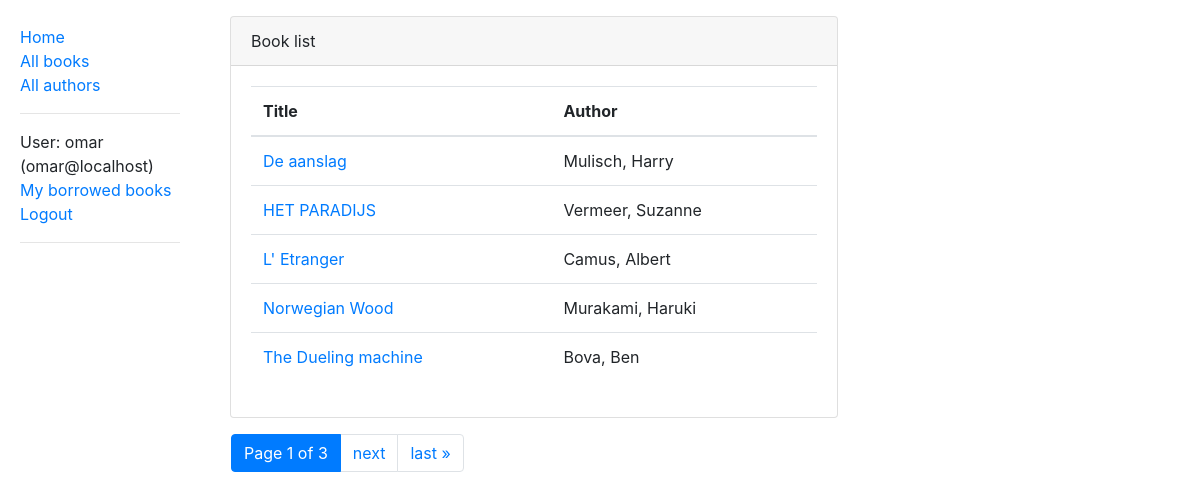
Before: /catalog/books/ (signed in) with the older database file.
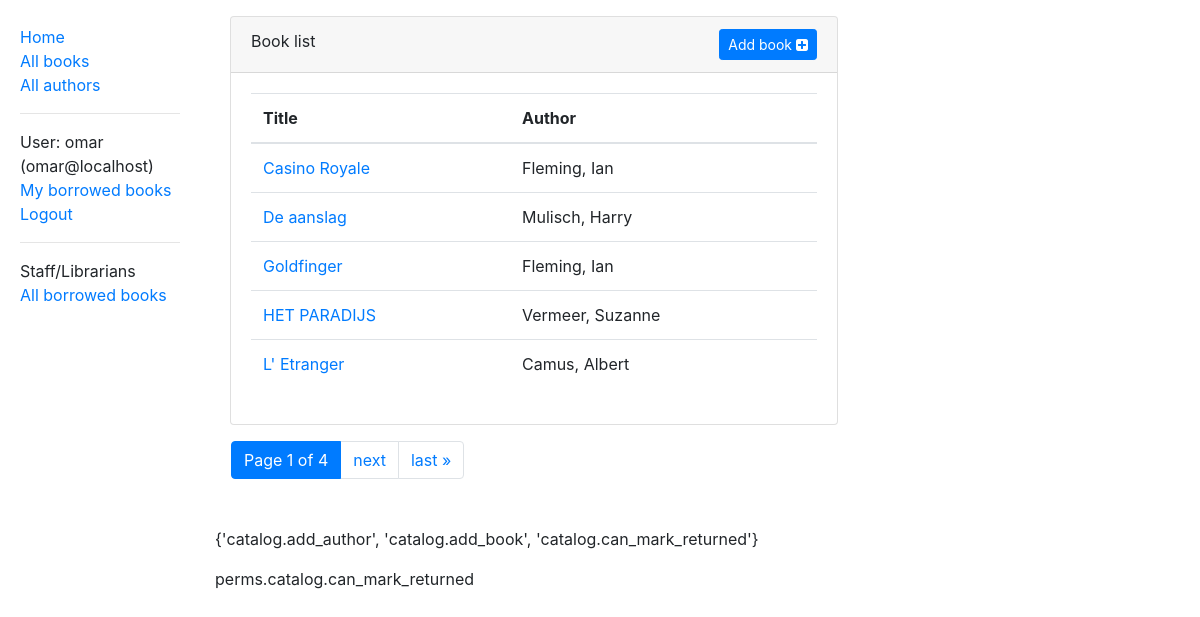
After: the same page with the newer database file.
### catalog/models.py (models this page shows, shortened)
class Book(models.Model):
    title = models.CharField(max_length=200)
    author = models.ForeignKey('Author', on_delete=models.SET_NULL, null=True)
    summary = models.TextField(max_length=1000, help_text='Enter a brief description of the book')
    isbn = models.CharField('ISBN', max_length=13,
                            help_text='13 Character <a href="https://www.isbn-international.org/content/what-isbn">ISBN number</a>')
    genre = models.ManyToManyField(Genre, help_text='Select a genre for this book')
    language = models.ForeignKey('Language', on_delete=models.SET_NULL, null=True)
    def display_genre(self):
        """Create a string for the Genre. This is required to display genre in Admin."""
        return ', '.join([genre.name for genre in self.genre.all()[:3]])
    display_genre.short_description = 'Genre'
    def get_absolute_url(self):
        return reverse('book-detail', args=[str(self.id)])

class Author(models.Model):
    first_name = models.CharField(max_length=100)
    last_name = models.CharField(max_length=100)
    date_of_birth = models.DateField(null=True, blank=True)
    date_of_death = models.DateField('Died', null=True, blank=True)
    class Meta:
        ordering = ['last_name', 'first_name']
    def __str__(self):
        return f'{self.last_name}, {self.first_name}'

### catalog/views.py (the view, shortened to what this page needs)
# urls.py: path('books/', views.BookListView.as_view(), name='books'),
class BookListView(LoginRequiredMixin,
                   ListView):
    model = Book
    template_name = 'catalog/book_list.html'
    paginate_by = 5
    raise_exception = True
    permission_denied_message = "Hush hush !! "
    def get_queryset(self):
        print("BookListView::get_queryset()")
        return Book.objects.all().order_by('title')[:25] # Get 25 books containing the title war
    def get_template_names(self):
        print('BookListView::get_template_names()')
        return [self.template_name]
    def dispatch(self, *args, **kwargs):
        print('BookListView::dispatch()')
        print(f"BookListView::self.request.user: {self.request.user}")
        print(f"BookListView::self.template_name: {self.template_name}")
        print(f"BookListView::self.template_name: {self.template_name}")
        self.user_permissions = list(Permission.objects.filter(group__user=self.request.user).values_list('codename', flat=True))
        print(self.user_permissions)
        return super().dispatch(*args, **kwargs)
    def get(self, request, *args, **kwargs):
        print("BookListView::get()")
        print(f"BookListView::request.user: {request.user}")
        print(f"BookListView::self.template_name: {self.template_name}")
        return super().get(request, *args, **kwargs)
    def get_context_data(self, **kwargs):
        print("BookListView::get_context_data()")
        context = super(BookListView, self).get_context_data(**kwargs)
        context['user_permissions'] = self.user_permissions
        return context

### catalog/templates/catalog/book_list.html (shortened to what this page needs)
{% extends 'base_generic.html' %}
{% load crispy_forms_tags %}
{% block content %}
    <div class="container-fluid mt-3">
    <div class="card" style="width:38rem;">
        <div class="card-header">
            Book list
            {% if 'add_book' in user_permissions %}
            <a href="{% url 'book-create' %}" class="btn btn-primary btn-sm float-right" role="button">Add book
                <i class="fa fa-plus-square" aria-hidden="true"></i>
            </a>
            {% endif %}
        </div>
        <div class="card-body">
        {% if book_list %}
            <table class="table">
                <thead>
                    <tr>
                        <th>Title</th>
                        <th>Author</th>
                    </tr>
                </thead>
                <tbody>
                {% for book in book_list %}
                    <tr>
                        <td>
                        <a href="{{  book.get_absolute_url }}">{{ book.title }}</a>
                        </td>
                        <td>{{ book.author }}</td>
                    </tr>
                {% endfor %}
                </tbody>
            </table>
        {% else %}
            <p>There are no books in the library.</p>
        {% endif %}
        </div>
    </div>
    </div>
{% endblock %}

### templates/base_generic.html (shortened to what this page needs)
    {% load bootstrap4 %}
<!DOCTYPE html>
<html lang="en">
<head>
    {% bootstrap_css %}
    <link rel="stylesheet" href="https://stackpath.bootstrapcdn.com/font-awesome/4.7.0/css/font-awesome.min.css">
    {%  load static %}
    <link rel="stylesheet" href="{% static 'css/styles.css' %}">
</head>
<body>
  <div class="container-fluid">
     <div class="row">
         <div class="col-sm-2">
             {% block sidebar %}
                 <ul class="sidebar-nav">
                   <li><a href="{% url 'index' %}">Home</a></li>
                     <li><a href="{% url 'books' %}">All books</a></li>
                     <li><a href="{% url 'authors' %}">All authors</a></li>
                     <li><hr></li>
                     {% if user.is_authenticated %}
                         <li>User: {{ user.get_username }} ({{ user.email }})</li>
                         <li><a href="{% url 'my-borrowed-books' %}">My borrowed books</a></li>
                         <li><a href="{% url 'logout' %}?next={{ request.path }}">Logout</a></li>
                         <li><hr></li>
                         {% if perms.catalog.can_mark_returned %}
                             <li>Staff/Librarians</li>
                             <li><a href="{% url 'librarian-view' %}?next={{ request.path }}">All borrowed books</a></li>
                         {% endif  %}
                     {% else %}
                         <li><a href="{% url 'login' %}?next={{ request.path }}">Login</a></li>
                     {% endif %}
                 </ul>
             {% endblock sidebar %}
         </div>
         <div class="col-sm-10">
             {% block content %}{% endblock %}
             {% block pagination %}
                 {% if is_paginated %}
                     <nav aria-label="page navigation example " class="ml-3 mt-3">
                         <ul class="pagination">
                             <li class="page-item active">
                                 <a class="page-link href="#">Page {{ page_obj.number }} of {{ page_obj.paginator.num_pages }} <span class="sr-only">(current)</span></a>
                             </li>
                             {% if page_obj.has_next %}
                                 <li class="page-item"><a href="{{ request.path }}?page={{ page_obj.next_page_number }}" class="page-link">next</a></li>
                                 <li class="page-item"><a href="{{ request.path }}?page={{ page_obj.paginator.num_pages }}" class="page-link">last &raquo;</a></li>
                             {% endif %}
                         </ul>
                     </nav>
                 {% endif %}
             {% endblock %}
             <p class="mt-5">
                 {% if perms.catalog %}
                     {{ perms.catalog  }}
                     {% if perms.catalog.can_mark_returned %}
                         <p>perms.catalog.can_mark_returned</p>
                     {% endif  %}
                 {% endif %}
             </p>
         </div>
     </div>
  </div>
</body>
</html>

Changed rows visible on the page:
no longer on this page (row unchanged): Book: title "Norwegian Wood", author "Murakami, Haruki"
no longer on this page (row unchanged): Book: title "The Dueling machine", author "Bova, Ben"
added Book: title "Casino Royale", author "Fleming, Ian"
added Book: title "Goldfinger", author "Fleming, Ian"
Other visible differences:
{{ page_obj.paginator.num_pages }}: "3" → "4"
{{ perms.catalog }}: (not shown) → "{'catalog.add_author', 'catalog.add_book', 'catalog.can_mark_returned'}"
text now shown: "Staff/Librarians All borrowed books Add book perms.catalog.can_mark_returned"
